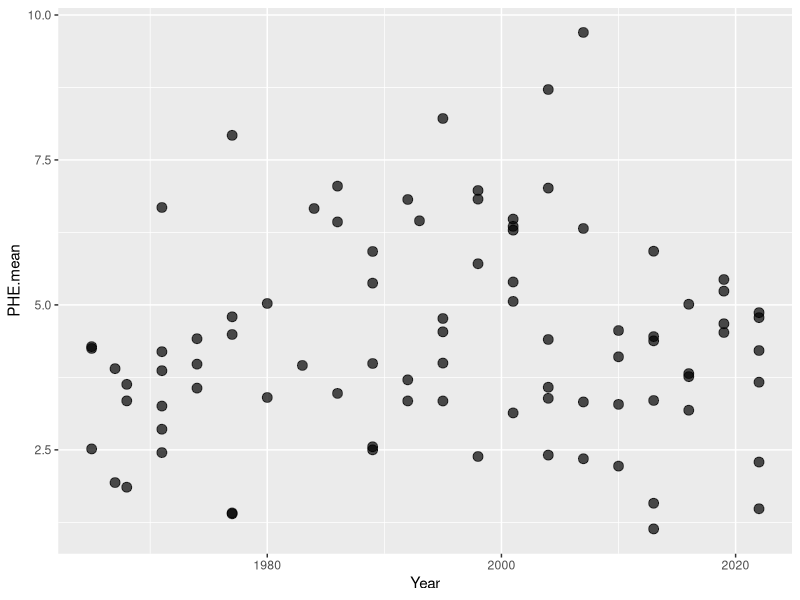

This chart was generated by the following R code:
setwd("~/Documents/GitHub/CSIA_lab_work/data/final")
data <- read.csv(file = "all.data.csv")

library(ggplot2)
ggplot(data, aes(x = Year,
                 y = PHE.mean)) +
  geom_point(size = 3, alpha = 0.7)

